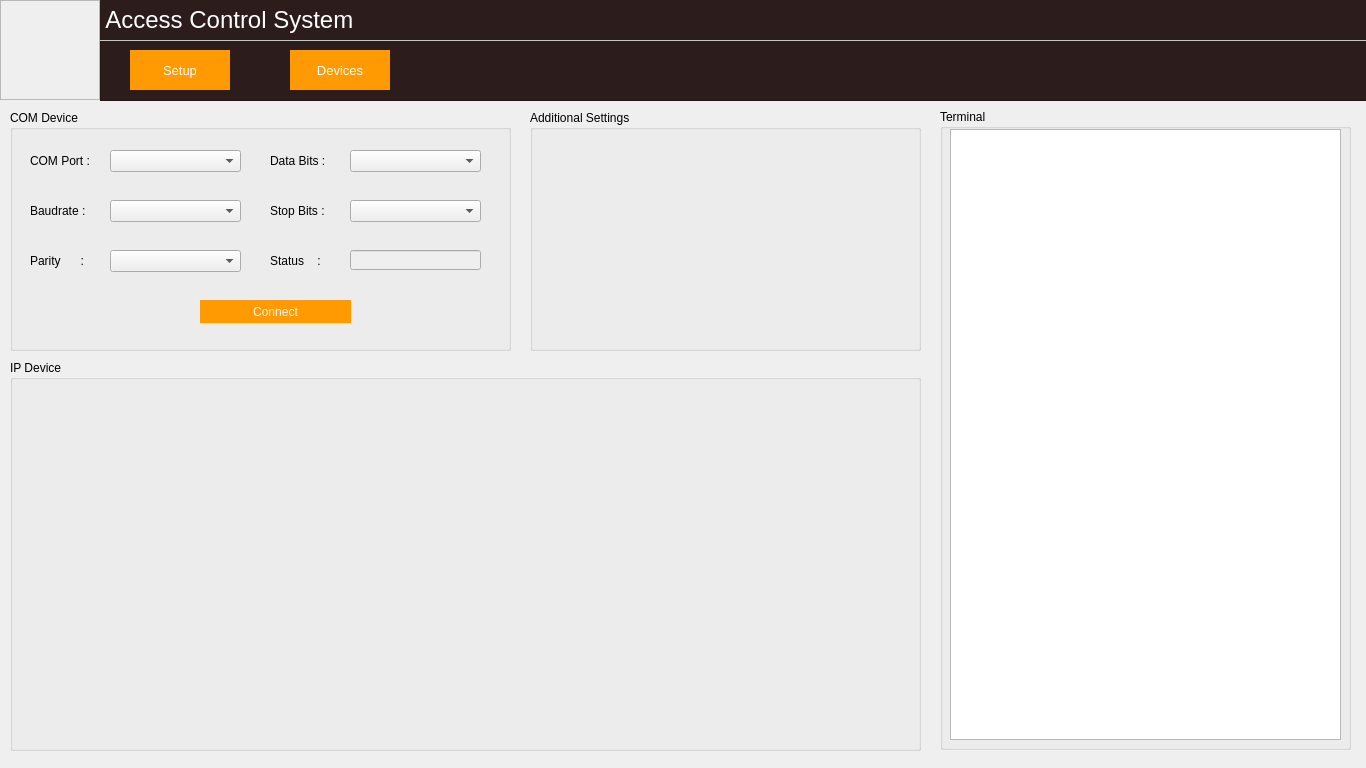
<?xml version="1.0" encoding="UTF-8"?>
<ui version="4.0">
 <class>home_window</class>
 <widget class="QMainWindow" name="home_window">
  <property name="geometry">
   <rect>
    <x>0</x>
    <y>0</y>
    <width>1366</width>
    <height>768</height>
   </rect>
  </property>
  <property name="maximumSize">
   <size>
    <width>16777215</width>
    <height>16777215</height>
   </size>
  </property>
  <property name="windowTitle">
   <string>True Tracker - Home</string>
  </property>
  <property name="styleSheet">
   <string notr="true"/>
  </property>
  <widget class="QWidget" name="centralwidget">
   <widget class="QFrame" name="frame">
    <property name="geometry">
     <rect>
      <x>0</x>
      <y>0</y>
      <width>100</width>
      <height>100</height>
     </rect>
    </property>
    <property name="maximumSize">
     <size>
      <width>100</width>
      <height>100</height>
     </size>
    </property>
    <property name="frameShape">
     <enum>QFrame::StyledPanel</enum>
    </property>
    <property name="frameShadow">
     <enum>QFrame::Raised</enum>
    </property>
    <widget class="QLabel" name="imgLabel">
     <property name="geometry">
      <rect>
       <x>0</x>
       <y>0</y>
       <width>100</width>
       <height>100</height>
      </rect>
     </property>
     <property name="maximumSize">
      <size>
       <width>100</width>
       <height>100</height>
      </size>
     </property>
     <property name="text">
      <string/>
     </property>
     <property name="pixmap">
      <pixmap>../img/logo1.jpeg</pixmap>
     </property>
    </widget>
   </widget>
   <widget class="QFrame" name="frame_2">
    <property name="geometry">
     <rect>
      <x>100</x>
      <y>0</y>
      <width>16777215</width>
      <height>40</height>
     </rect>
    </property>
    <property name="maximumSize">
     <size>
      <width>16777215</width>
      <height>40</height>
     </size>
    </property>
    <property name="styleSheet">
     <string notr="true">background-color: rgb(255, 255, 255);</string>
    </property>
    <property name="frameShape">
     <enum>QFrame::StyledPanel</enum>
    </property>
    <property name="frameShadow">
     <enum>QFrame::Raised</enum>
    </property>
    <widget class="QLabel" name="titleBarLabel">
     <property name="geometry">
      <rect>
       <x>0</x>
       <y>0</y>
       <width>16777215</width>
       <height>40</height>
      </rect>
     </property>
     <property name="maximumSize">
      <size>
       <width>16777215</width>
       <height>40</height>
      </size>
     </property>
     <property name="font">
      <font>
       <pointsize>18</pointsize>
      </font>
     </property>
     <property name="styleSheet">
      <string notr="true">background-color: rgb(44, 28, 28);
color: rgb(255, 255, 255);</string>
     </property>
     <property name="text">
      <string> Access Control System</string>
     </property>
    </widget>
   </widget>
   <widget class="QFrame" name="frame_3">
    <property name="geometry">
     <rect>
      <x>100</x>
      <y>40</y>
      <width>16777215</width>
      <height>61</height>
     </rect>
    </property>
    <property name="maximumSize">
     <size>
      <width>16777215</width>
      <height>85</height>
     </size>
    </property>
    <property name="styleSheet">
     <string notr="true">background-color: rgb(44, 28, 28);</string>
    </property>
    <property name="frameShape">
     <enum>QFrame::StyledPanel</enum>
    </property>
    <property name="frameShadow">
     <enum>QFrame::Raised</enum>
    </property>
    <widget class="QPushButton" name="setupPageBtn">
     <property name="geometry">
      <rect>
       <x>30</x>
       <y>10</y>
       <width>100</width>
       <height>40</height>
      </rect>
     </property>
     <property name="minimumSize">
      <size>
       <width>100</width>
       <height>40</height>
      </size>
     </property>
     <property name="maximumSize">
      <size>
       <width>100</width>
       <height>40</height>
      </size>
     </property>
     <property name="font">
      <font>
       <pointsize>10</pointsize>
      </font>
     </property>
     <property name="styleSheet">
      <string notr="true">QPushButton {
	color: rgb(250, 250, 250);
	background-color: rgb(255, 154, 3);
    border: 0px solid;
}

QPushButton:hover {
	background-color: rgb(255, 255, 255);
    color: rgb(255, 154, 3);
}

QPushButton:pressed {
    color: rgb(255, 255, 255);
	background-color: rgb(255, 154, 3);
}</string>
     </property>
     <property name="text">
      <string>Setup</string>
     </property>
     <property name="icon">
      <iconset>
       <normaloff>../img/icons/24x24/cil-settings.png</normaloff>../img/icons/24x24/cil-settings.png</iconset>
     </property>
    </widget>
    <widget class="QPushButton" name="devicePageBtn">
     <property name="geometry">
      <rect>
       <x>190</x>
       <y>10</y>
       <width>100</width>
       <height>40</height>
      </rect>
     </property>
     <property name="minimumSize">
      <size>
       <width>100</width>
       <height>40</height>
      </size>
     </property>
     <property name="maximumSize">
      <size>
       <width>100</width>
       <height>40</height>
      </size>
     </property>
     <property name="font">
      <font>
       <pointsize>10</pointsize>
      </font>
     </property>
     <property name="styleSheet">
      <string notr="true">QPushButton {
	color: rgb(255, 255, 255);
	background-color: rgb(255, 154, 3);
    border: 0px solid;
}

QPushButton:hover {
	background-color: rgb(255, 255, 255);
    color: rgb(255, 154, 3);
}

QPushButton:pressed {
    color: rgb(255, 255, 255);
	background-color: rgb(255, 154, 3);
}</string>
     </property>
     <property name="text">
      <string>Devices</string>
     </property>
     <property name="icon">
      <iconset>
       <normaloff>../img/icons/24x24/cil-settings.png</normaloff>../img/icons/24x24/cil-settings.png</iconset>
     </property>
    </widget>
   </widget>
   <widget class="QFrame" name="frame_4">
    <property name="geometry">
     <rect>
      <x>100</x>
      <y>40</y>
      <width>16777215</width>
      <height>1</height>
     </rect>
    </property>
    <property name="minimumSize">
     <size>
      <width>0</width>
      <height>1</height>
     </size>
    </property>
    <property name="maximumSize">
     <size>
      <width>16777215</width>
      <height>1</height>
     </size>
    </property>
    <property name="styleSheet">
     <string notr="true">background-color: rgb(255, 255, 255);</string>
    </property>
    <property name="frameShape">
     <enum>QFrame::StyledPanel</enum>
    </property>
    <property name="frameShadow">
     <enum>QFrame::Raised</enum>
    </property>
   </widget>
   <widget class="QStackedWidget" name="stackedWidget">
    <property name="geometry">
     <rect>
      <x>0</x>
      <y>100</y>
      <width>1366</width>
      <height>668</height>
     </rect>
    </property>
    <property name="minimumSize">
     <size>
      <width>1366</width>
      <height>668</height>
     </size>
    </property>
    <widget class="QWidget" name="setupPage">
     <widget class="QGroupBox" name="groupBox">
      <property name="geometry">
       <rect>
        <x>10</x>
        <y>10</y>
        <width>501</width>
        <height>241</height>
       </rect>
      </property>
      <property name="title">
       <string>COM Device</string>
      </property>
      <widget class="QLabel" name="label">
       <property name="geometry">
        <rect>
         <x>20</x>
         <y>40</y>
         <width>71</width>
         <height>21</height>
        </rect>
       </property>
       <property name="font">
        <font>
         <pointsize>9</pointsize>
        </font>
       </property>
       <property name="text">
        <string>COM Port :</string>
       </property>
      </widget>
      <widget class="QComboBox" name="comPortComboBox">
       <property name="geometry">
        <rect>
         <x>100</x>
         <y>40</y>
         <width>131</width>
         <height>22</height>
        </rect>
       </property>
      </widget>
      <widget class="QLabel" name="label_2">
       <property name="geometry">
        <rect>
         <x>20</x>
         <y>90</y>
         <width>71</width>
         <height>21</height>
        </rect>
       </property>
       <property name="font">
        <font>
         <pointsize>9</pointsize>
        </font>
       </property>
       <property name="text">
        <string>Baudrate :</string>
       </property>
      </widget>
      <widget class="QComboBox" name="baudrateComboBox">
       <property name="geometry">
        <rect>
         <x>100</x>
         <y>90</y>
         <width>131</width>
         <height>22</height>
        </rect>
       </property>
      </widget>
      <widget class="QComboBox" name="parityComboBox">
       <property name="geometry">
        <rect>
         <x>100</x>
         <y>140</y>
         <width>131</width>
         <height>22</height>
        </rect>
       </property>
      </widget>
      <widget class="QLabel" name="label_3">
       <property name="geometry">
        <rect>
         <x>20</x>
         <y>140</y>
         <width>61</width>
         <height>21</height>
        </rect>
       </property>
       <property name="font">
        <font>
         <pointsize>9</pointsize>
        </font>
       </property>
       <property name="text">
        <string>Parity      :</string>
       </property>
      </widget>
      <widget class="QLabel" name="label_4">
       <property name="geometry">
        <rect>
         <x>260</x>
         <y>40</y>
         <width>61</width>
         <height>21</height>
        </rect>
       </property>
       <property name="font">
        <font>
         <pointsize>9</pointsize>
        </font>
       </property>
       <property name="text">
        <string>Data Bits :</string>
       </property>
      </widget>
      <widget class="QComboBox" name="dataBitsComboBox">
       <property name="geometry">
        <rect>
         <x>340</x>
         <y>40</y>
         <width>131</width>
         <height>22</height>
        </rect>
       </property>
      </widget>
      <widget class="QLabel" name="label_5">
       <property name="geometry">
        <rect>
         <x>260</x>
         <y>90</y>
         <width>61</width>
         <height>21</height>
        </rect>
       </property>
       <property name="font">
        <font>
         <pointsize>9</pointsize>
        </font>
       </property>
       <property name="text">
        <string>Stop Bits :</string>
       </property>
      </widget>
      <widget class="QComboBox" name="stopBitComboBox">
       <property name="geometry">
        <rect>
         <x>340</x>
         <y>90</y>
         <width>131</width>
         <height>22</height>
        </rect>
       </property>
      </widget>
      <widget class="QPushButton" name="connectComPortBtn">
       <property name="geometry">
        <rect>
         <x>190</x>
         <y>190</y>
         <width>151</width>
         <height>23</height>
        </rect>
       </property>
       <property name="styleSheet">
        <string notr="true">QPushButton {
	color: rgb(250, 250, 250);
	background-color: rgb(255, 154, 3);
    border: 0px solid;
}

QPushButton:hover {
	background-color: rgb(255, 255, 255);
    color: rgb(255, 154, 3);
   
}

QPushButton:pressed {
    color: rgb(255, 255, 255);
	background-color: rgb(255, 154, 3);
}</string>
       </property>
       <property name="text">
        <string>Connect</string>
       </property>
      </widget>
      <widget class="QLabel" name="label_9">
       <property name="geometry">
        <rect>
         <x>260</x>
         <y>140</y>
         <width>61</width>
         <height>21</height>
        </rect>
       </property>
       <property name="font">
        <font>
         <pointsize>9</pointsize>
        </font>
       </property>
       <property name="text">
        <string>Status    :</string>
       </property>
      </widget>
      <widget class="QLineEdit" name="comPortStatusLineEdit">
       <property name="enabled">
        <bool>false</bool>
       </property>
       <property name="geometry">
        <rect>
         <x>340</x>
         <y>140</y>
         <width>131</width>
         <height>20</height>
        </rect>
       </property>
      </widget>
     </widget>
     <widget class="QGroupBox" name="groupBox_3">
      <property name="geometry">
       <rect>
        <x>530</x>
        <y>10</y>
        <width>391</width>
        <height>241</height>
       </rect>
      </property>
      <property name="title">
       <string>Additional Settings</string>
      </property>
     </widget>
     <widget class="QGroupBox" name="groupBox_4">
      <property name="geometry">
       <rect>
        <x>940</x>
        <y>9</y>
        <width>411</width>
        <height>641</height>
       </rect>
      </property>
      <property name="title">
       <string>Terminal</string>
      </property>
      <widget class="QTextEdit" name="terminalTextEdit">
       <property name="geometry">
        <rect>
         <x>10</x>
         <y>20</y>
         <width>391</width>
         <height>611</height>
        </rect>
       </property>
      </widget>
     </widget>
     <widget class="QGroupBox" name="groupBox_5">
      <property name="geometry">
       <rect>
        <x>10</x>
        <y>260</y>
        <width>911</width>
        <height>391</height>
       </rect>
      </property>
      <property name="title">
       <string>IP Device</string>
      </property>
     </widget>
    </widget>
    <widget class="QWidget" name="devicePage">
     <widget class="QGroupBox" name="groupBox_2">
      <property name="geometry">
       <rect>
        <x>40</x>
        <y>30</y>
        <width>591</width>
        <height>291</height>
       </rect>
      </property>
      <property name="title">
       <string>COM Device</string>
      </property>
      <widget class="QLabel" name="label_6">
       <property name="geometry">
        <rect>
         <x>20</x>
         <y>40</y>
         <width>71</width>
         <height>21</height>
        </rect>
       </property>
       <property name="font">
        <font>
         <pointsize>9</pointsize>
        </font>
       </property>
       <property name="text">
        <string>COM Port :</string>
       </property>
      </widget>
      <widget class="QComboBox" name="comPortComboBox_2">
       <property name="geometry">
        <rect>
         <x>100</x>
         <y>40</y>
         <width>131</width>
         <height>22</height>
        </rect>
       </property>
      </widget>
      <widget class="QLabel" name="label_7">
       <property name="geometry">
        <rect>
         <x>20</x>
         <y>90</y>
         <width>71</width>
         <height>21</height>
        </rect>
       </property>
       <property name="font">
        <font>
         <pointsize>9</pointsize>
        </font>
       </property>
       <property name="text">
        <string>Baudrate :</string>
       </property>
      </widget>
      <widget class="QComboBox" name="baudrateComboBox_2">
       <property name="geometry">
        <rect>
         <x>100</x>
         <y>90</y>
         <width>131</width>
         <height>22</height>
        </rect>
       </property>
      </widget>
      <widget class="QComboBox" name="parityComboBox_2">
       <property name="geometry">
        <rect>
         <x>100</x>
         <y>140</y>
         <width>131</width>
         <height>22</height>
        </rect>
       </property>
      </widget>
      <widget class="QLabel" name="label_8">
       <property name="geometry">
        <rect>
         <x>20</x>
         <y>140</y>
         <width>61</width>
         <height>21</height>
        </rect>
       </property>
       <property name="font">
        <font>
         <pointsize>9</pointsize>
        </font>
       </property>
       <property name="text">
        <string>Parity      :</string>
       </property>
      </widget>
     </widget>
     <widget class="QLineEdit" name="lineEdit">
      <property name="geometry">
       <rect>
        <x>350</x>
        <y>420</y>
        <width>113</width>
        <height>20</height>
       </rect>
      </property>
     </widget>
    </widget>
   </widget>
  </widget>
 </widget>
 <resources/>
 <connections/>
</ui>
